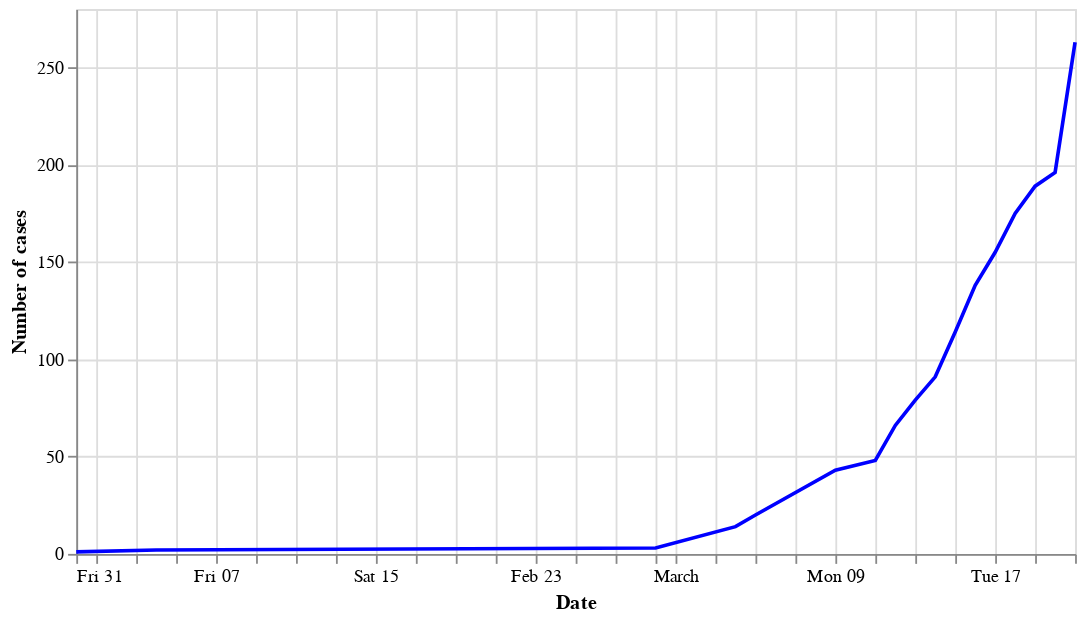

The notebook cell saved with this chart:
### Code cell
base = alt.Chart(data).properties(width=550)

data_chart = base.mark_line(color='blue').encode(
    x='Date',
    y='Number of cases'
)
projection_chart = base.mark_line(color='red').encode(
    x='Date',
    y='projection'
)

data_chart# + projection_chart

### Figure 1 — Vega-Lite specification as saved in the notebook (floating-point values rounded to 4 significant figures)
{"$schema": "https://vega.github.io/schema/vega-lite/v3.4.0.json", "config": {"mark": {"tooltip": null}, "view": {"height": 300, "width": 400}}, "data": {"name": "data-f9b1ff4a69f722d70f1ca7345919bb4b"}, "datasets": {"data-f9b1ff4a69f722d70f1ca7345919bb4b": [{"Date": "2020-01-31T00:00:00", "Days_since": 0, "Number of cases": 1}, {"Date": "2020-02-04T00:00:00", "Days_since": 4, "Number of cases": 2}, {"Date": "2020-02-29T00:00:00", "Days_since": 29, "Number of cases": 3}, {"Date": "2020-03-04T00:00:00", "Days_since": 33, "Number of cases": 14}, {"Date": "2020-03-05T00:00:00", "Days_since": 34, "Number of cases": 20}, {"Date": "2020-03-09T00:00:00", "Days_since": 38, "Number of cases": 43}, {"Date": "2020-03-11T00:00:00", "Days_since": 40, "Number of cases": 48}, {"Date": "2020-03-12T00:00:00", "Days_since": 41, "Number of cases": 66}, {"Date": "2020-03-13T00:00:00", "Days_since": 42, "Number of cases": 79}, {"Date": "2020-03-14T00:00:00", "Days_since": 43, "Number of cases": 91}, {"Date": "2020-03-15T00:00:00", "Days_since": 44, "Number of cases": 114}, {"Date": "2020-03-16T00:00:00", "Days_since": 45, "Number of cases": 138}, {"Date": "2020-03-17T00:00:00", "Days_since": 46, "Number of cases": 155}, {"Date": "2020-03-18T00:00:00", "Days_since": 47, "Number of cases": 175}, {"Date": "2020-03-19T00:00:00", "Days_since": 48, "Number of cases": 189}, {"Date": "2020-03-20T00:00:00", "Days_since": 49, "Number of cases": 196}, {"Date": "2020-03-21T00:00:00", "Days_since": 50, "Number of cases": 263}]}, "encoding": {"x": {"field": "Date", "type": "temporal"}, "y": {"field": "Number of cases", "type": "quantitative"}}, "mark": {"color": "blue", "type": "line"}, "width": 550}
